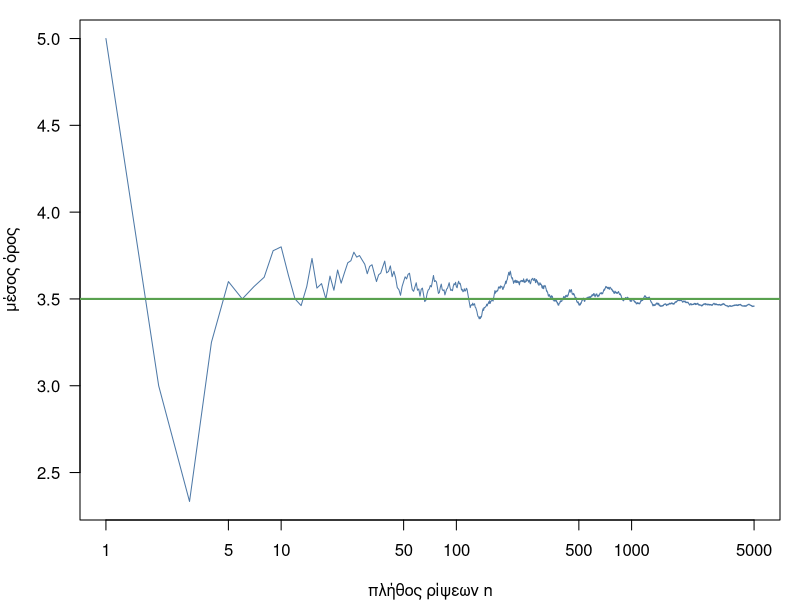

Write R code to recreate this figure.
## ---- chunk 1
#| label: setup
#| include: false
set.seed(2026)
# ελληνικοί χαρακτήρες στα γραφήματα και σε locale "C"
invisible(Sys.setlocale("LC_CTYPE", "C.UTF-8"))
fmt <- function(x, d = 2) formatC(x, format = "f", digits = d, decimal.mark = ",")
pct <- function(x, d = 1) paste0(fmt(100 * x, d), "%")
## ---- chunk 2
#| label: lln-r
#| fig-width: 6
#| fig-height: 3.2
#| fig-alt: "Ο μέσος όρος 5.000 ρίψεων ζαριού μετά από κάθε ρίψη, σε λογαριθμικό οριζόντιο άξονα. Η καμπύλη ταλαντεύεται στην αρχή και σταθεροποιείται κοντά στην οριζόντια γραμμή 3,5."
x <- sample(1:6, 5000, replace = TRUE)
running <- cumsum(x) / seq_along(x)
running[c(10, 100, 1000, 5000)]
par(mar = c(4, 4, 1, 1))
plot(running, type = "l", log = "x", col = "#4e79a7", las = 1,
     xlab = "πλήθος ρίψεων n", ylab = "μέσος όρος")
abline(h = 3.5, col = "#59a14f", lwd = 2)
# τύπος των ουρών για τη γεωμετρική: P(X >= n) = 0.75^n
n <- 1:500
sum(0.75^n)
# συνεχής: ∫ (1 - F(t)) dt για F(t) = t^3 στο [0, 1]
integrate(function(t) 1 - t^3, 0, 1)$value
